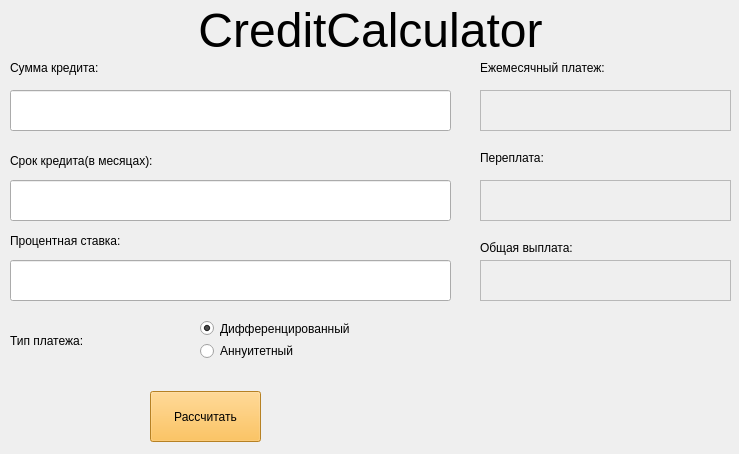
<?xml version="1.0" encoding="UTF-8"?>
<ui version="4.0">
 <class>Credit</class>
 <widget class="QWidget" name="Credit">
  <property name="geometry">
   <rect>
    <x>0</x>
    <y>0</y>
    <width>739</width>
    <height>454</height>
   </rect>
  </property>
  <property name="windowTitle">
   <string>CreditCalc_by_starfigd_v1.0</string>
  </property>
  <widget class="QLabel" name="label">
   <property name="geometry">
    <rect>
     <x>10</x>
     <y>10</y>
     <width>721</width>
     <height>41</height>
    </rect>
   </property>
   <property name="font">
    <font>
     <pointsize>36</pointsize>
    </font>
   </property>
   <property name="text">
    <string>CreditCalculator</string>
   </property>
   <property name="alignment">
    <set>Qt::AlignCenter</set>
   </property>
  </widget>
  <widget class="QLabel" name="label_2">
   <property name="geometry">
    <rect>
     <x>10</x>
     <y>60</y>
     <width>111</width>
     <height>16</height>
    </rect>
   </property>
   <property name="text">
    <string>Сумма кредита:</string>
   </property>
  </widget>
  <widget class="QLabel" name="label_3">
   <property name="geometry">
    <rect>
     <x>10</x>
     <y>150</y>
     <width>181</width>
     <height>21</height>
    </rect>
   </property>
   <property name="text">
    <string>Срок кредита(в месяцах):</string>
   </property>
  </widget>
  <widget class="QLabel" name="label_4">
   <property name="geometry">
    <rect>
     <x>10</x>
     <y>230</y>
     <width>181</width>
     <height>21</height>
    </rect>
   </property>
   <property name="text">
    <string>Процентная ставка:</string>
   </property>
  </widget>
  <widget class="QLabel" name="label_5">
   <property name="geometry">
    <rect>
     <x>10</x>
     <y>330</y>
     <width>181</width>
     <height>21</height>
    </rect>
   </property>
   <property name="text">
    <string>Тип платежа:</string>
   </property>
  </widget>
  <widget class="QPushButton" name="equal">
   <property name="geometry">
    <rect>
     <x>150</x>
     <y>391</y>
     <width>111</width>
     <height>51</height>
    </rect>
   </property>
   <property name="styleSheet">
    <string notr="true">background-color: rgb(255, 181, 50);</string>
   </property>
   <property name="text">
    <string>Рассчитать</string>
   </property>
  </widget>
  <widget class="QLabel" name="label_6">
   <property name="geometry">
    <rect>
     <x>480</x>
     <y>60</y>
     <width>151</width>
     <height>16</height>
    </rect>
   </property>
   <property name="text">
    <string>Ежемесячный платеж:</string>
   </property>
  </widget>
  <widget class="QLabel" name="label_7">
   <property name="geometry">
    <rect>
     <x>480</x>
     <y>150</y>
     <width>151</width>
     <height>16</height>
    </rect>
   </property>
   <property name="text">
    <string>Переплата:</string>
   </property>
  </widget>
  <widget class="QLabel" name="label_8">
   <property name="geometry">
    <rect>
     <x>480</x>
     <y>240</y>
     <width>151</width>
     <height>16</height>
    </rect>
   </property>
   <property name="text">
    <string>Общая выплата:</string>
   </property>
  </widget>
  <widget class="QLabel" name="mounthly_pay">
   <property name="geometry">
    <rect>
     <x>480</x>
     <y>90</y>
     <width>251</width>
     <height>41</height>
    </rect>
   </property>
   <property name="layoutDirection">
    <enum>Qt::LeftToRight</enum>
   </property>
   <property name="styleSheet">
    <string notr="true"/>
   </property>
   <property name="frameShape">
    <enum>QFrame::StyledPanel</enum>
   </property>
   <property name="frameShadow">
    <enum>QFrame::Sunken</enum>
   </property>
   <property name="text">
    <string/>
   </property>
   <property name="alignment">
    <set>Qt::AlignLeading|Qt::AlignLeft|Qt::AlignVCenter</set>
   </property>
  </widget>
  <widget class="QLabel" name="overpayment">
   <property name="geometry">
    <rect>
     <x>480</x>
     <y>180</y>
     <width>251</width>
     <height>41</height>
    </rect>
   </property>
   <property name="styleSheet">
    <string notr="true"/>
   </property>
   <property name="frameShape">
    <enum>QFrame::StyledPanel</enum>
   </property>
   <property name="frameShadow">
    <enum>QFrame::Sunken</enum>
   </property>
   <property name="text">
    <string/>
   </property>
   <property name="alignment">
    <set>Qt::AlignLeading|Qt::AlignLeft|Qt::AlignVCenter</set>
   </property>
  </widget>
  <widget class="QLabel" name="total">
   <property name="geometry">
    <rect>
     <x>480</x>
     <y>260</y>
     <width>251</width>
     <height>41</height>
    </rect>
   </property>
   <property name="layoutDirection">
    <enum>Qt::LeftToRight</enum>
   </property>
   <property name="styleSheet">
    <string notr="true"/>
   </property>
   <property name="frameShape">
    <enum>QFrame::StyledPanel</enum>
   </property>
   <property name="frameShadow">
    <enum>QFrame::Sunken</enum>
   </property>
   <property name="text">
    <string/>
   </property>
   <property name="alignment">
    <set>Qt::AlignLeading|Qt::AlignLeft|Qt::AlignVCenter</set>
   </property>
  </widget>
  <widget class="QWidget" name="layoutWidget">
   <property name="geometry">
    <rect>
     <x>200</x>
     <y>320</y>
     <width>251</width>
     <height>39</height>
    </rect>
   </property>
   <layout class="QVBoxLayout" name="verticalLayout">
    <item>
     <widget class="QRadioButton" name="diff">
      <property name="text">
       <string>Дифференцированный</string>
      </property>
      <property name="checked">
       <bool>true</bool>
      </property>
     </widget>
    </item>
    <item>
     <widget class="QRadioButton" name="annual">
      <property name="text">
       <string>Аннуитетный</string>
      </property>
     </widget>
    </item>
   </layout>
  </widget>
  <widget class="QLineEdit" name="loan">
   <property name="geometry">
    <rect>
     <x>10</x>
     <y>90</y>
     <width>441</width>
     <height>41</height>
    </rect>
   </property>
  </widget>
  <widget class="QLineEdit" name="percent">
   <property name="geometry">
    <rect>
     <x>10</x>
     <y>260</y>
     <width>441</width>
     <height>41</height>
    </rect>
   </property>
  </widget>
  <widget class="QLineEdit" name="term">
   <property name="geometry">
    <rect>
     <x>10</x>
     <y>180</y>
     <width>441</width>
     <height>41</height>
    </rect>
   </property>
  </widget>
 </widget>
 <resources/>
 <connections/>
</ui>
